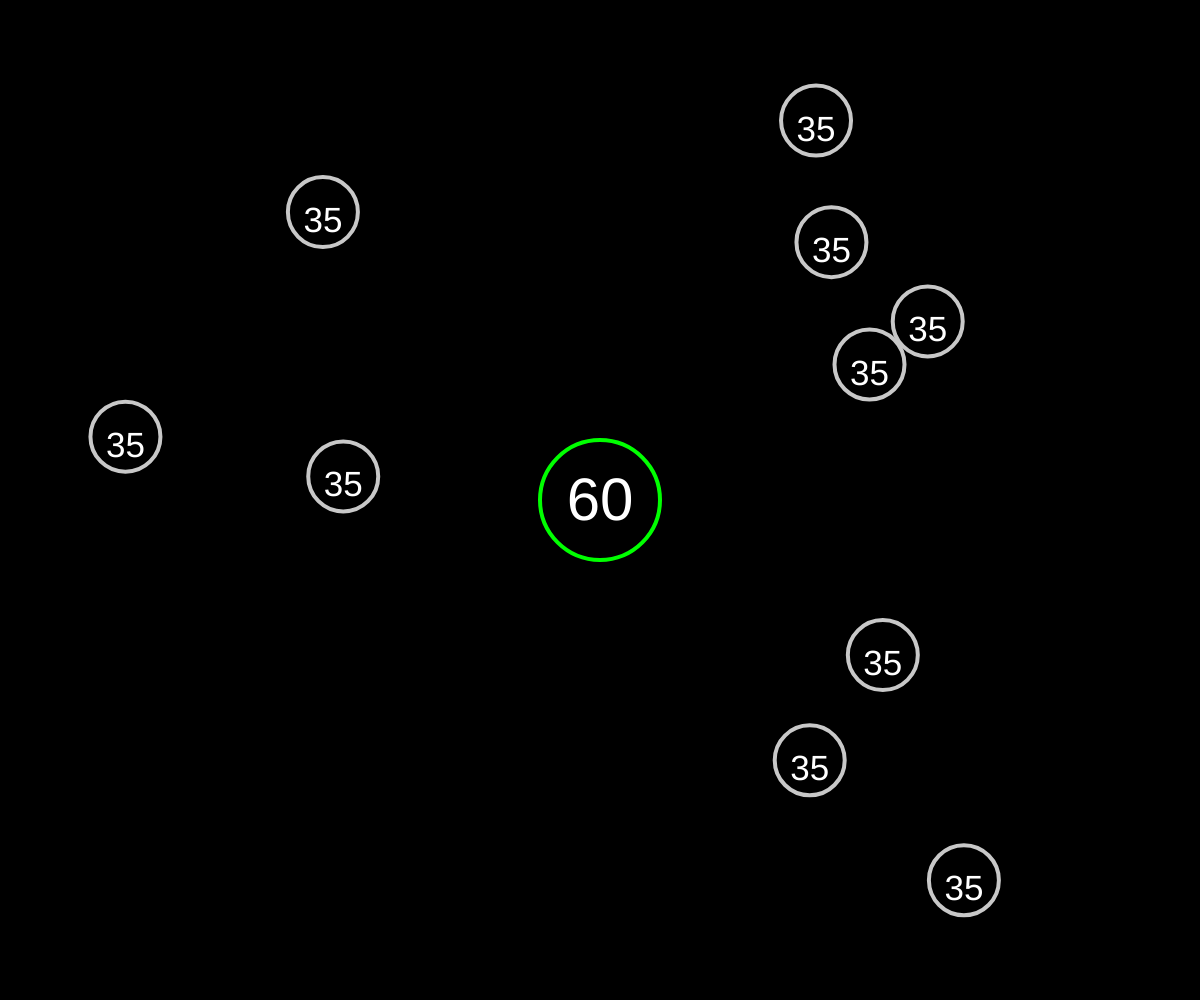
Frame 1 (no input)
Frame 60 (no input): identical to frame 1, image omitted
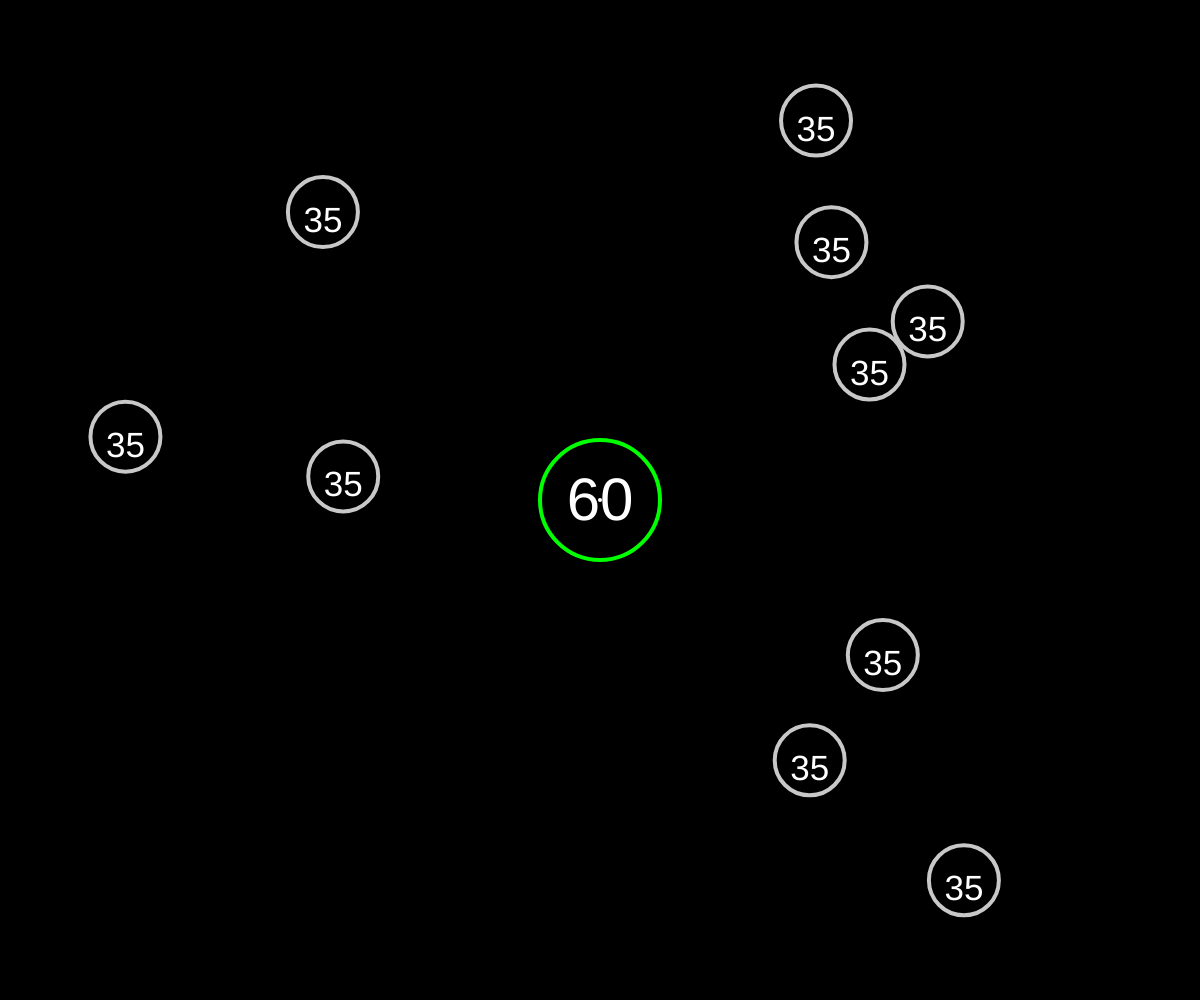
Frame 120 (the mouse pressed at the canvas centre since frame 60)

The p5.js sketch that drew these frames (run headless with seeded random() and noise() and a simulated clock; from frame 60 on, the mouse is pressed at the canvas centre):

// p5.js sketch
// ── sketch.js
let blob = [];
let blobs = [];
let bio = [];

let event = {
	blob: null,
	clicked: false,
};




function setup() {
	createCanvas(windowWidth, windowHeight);

	// setFrameRate(10);
	textAlign(CENTER);

	addBlobs();
}



function draw() {
	background(0);

	for (let i = 0; i < blob.length; i++) {
		blob[i].show();
		if (blob[i].count < blob[i].maxBio) {
			blob[i].count = blob[i].count + 0.2;
		}
	}

	for (let i = 0; i < blobs.length; i++) {
		blobs[i].show();
	}

	stroke(255);
	strokeWeight(6);
	for (let i = bio.length-1; i >= 0; i--) {
		let d = bio[i].endBlob.pos.dist(bio[i].points[0]);

		if (d < bio[i].endBlob.r) {
			bio[i].endBlob.count -= bio[i].count;

			if (bio[i].endBlob.count < 0) {
				blob.push(bio[i].endBlob);
				bio[i].endBlob.color = color(0, 255, 0);
				bio[i].endBlob.count = 0;
			}

			bio.splice(i, 1);
			continue;
		}

		for (let j = 0; j < bio[i].points.length; j++) {
			let p = bio[i].points[j];

			p.add(bio[i].dir);

			point(p.x, p.y);
		}
	}


	let b = event.blob;

	if (b) {
		fill(255);
		stroke(255);
		strokeWeight(4);
		line(b.pos.x, b.pos.y, b.mx, b.my);
	}
}



function mousePressed() {
	let v = createVector(mouseX, mouseY);

	if (blob[0].r < blob[0].pos.dist(v)) return;

	event.blob = blob[0];
	event.clicked = true;
	event.blob.mx = mouseX;
	event.blob.my = mouseY;
}



function mouseDragged() {
	if (event.blob) {
		event.blob.mx = mouseX;
		event.blob.my = mouseY;
	}
}



function mouseReleased() {
	for (let i = 0; i < blobs.length; i++) {
		let v = createVector(mouseX, mouseY);

		if (blobs[i].r > blobs[i].pos.dist(v)) {
			let b = {};

			b.startBlob =  event.blob;
			b.endBlob =  blobs[i];
			b.pos =  event.blob.pos.copy();
			b.dir =  b.endBlob.pos.copy().sub(b.pos);
			b.dir.setMag(3);
			b.count = b.startBlob.count = b.startBlob.count / 2;

			b.points = [];

			for (let j = 0; j < 15; j++) {
				let x = b.pos.x + random(-j*2, j*2);
				let y = b.pos.y + random(-j*2, j*2);

				b.points.push(createVector(x, y));
			}

			bio.push(b);
		}

	}

	event.blob = null;
	event.clicked = false;
}





function addBlobs() {
	blob[0] = new Blob(width/2, height/2, 60, color(0, 255, 0));

	for (let i = 0; i < 10; i++) {
		let x = random(60, width-60);
		let y = random(60, height-60);

		blobs[i] = new Blob(x, y, 35, color(200));

		for (let j = 0; j < blobs.length; j++) {
			if (blobs[i].pos.equals(blobs[j].pos)) continue;

			let r = blobs[i].r + blobs[j].r;
			let v = blobs[i].pos.copy().sub(blobs[j].pos);

			v.setMag(1);

			while(r > blobs[i].pos.dist(blobs[j].pos)) {
				blobs[i].pos.add(v);
			}
		}
	}

	for (let j = 0; j < blobs.length; j++) {
		if (blob[0].pos.equals(blobs[j].pos)) continue;

		let r = blob[0].r + blobs[j].r;
		let v = blob[0].pos.copy().sub(blobs[j].pos);

		v.setMag(1);

		while(r > blob[0].pos.dist(blobs[j].pos)) {
			blob[0].pos.add(v);
		}
	}
}



// ── blob.js
function Blob(x, y, r, col) {
	this.pos = createVector(x, y);
	this.r = r;
	this.color = col;
	this.maxBio = this.r;
	this.count = this.maxBio;
}



Blob.prototype.show = function() {
	noFill();
	stroke(this.color);
	strokeWeight(4);
	ellipse(this.pos.x, this.pos.y, this.r*2, this.r*2);

	strokeWeight(2);
	textSize(this.r);
	noStroke();
	fill(255);
	text(floor(this.count), this.pos.x, this.pos.y+20);
};
// ── swarm.js
function Swarm(pos, dir, startBlobId, endBlobId, count) {
	this.pos = pos;
	this.dir = dir;
	this.startBlobId = startBlobId;
	this.endBlobId = endBlobId;
	this.count = count;
	this.points = [];

	this.genPoints();
}



Swarm.prototype.genPoints = function() {
	let count = floor(this.count / 2) || 1;
	for (let i = 0; i < count; i++) {
		let x = random((-i - 2) * 2, (i + 2) * 2);
		let y = random((-i - 2) * 2, (i + 2) * 2);

		this.points.push(createVector(x, y));
	}
};



Swarm.prototype.move = function() {
	this.pos.add(this.dir);
};



Swarm.prototype.show = function() {
	for (let i = 0; i < this.points.length; i++) {
		stroke(255);
		strokeWeight(6);
		point(this.pos.x + this.points[i].x, this.pos.y + this.points[i].y);
	}
};



Swarm.prototype.checkDistance = function() {
	let b = blobs[this.endBlobId];
	let d = this.pos.dist(b.pos);

	return d < b.r;
};
